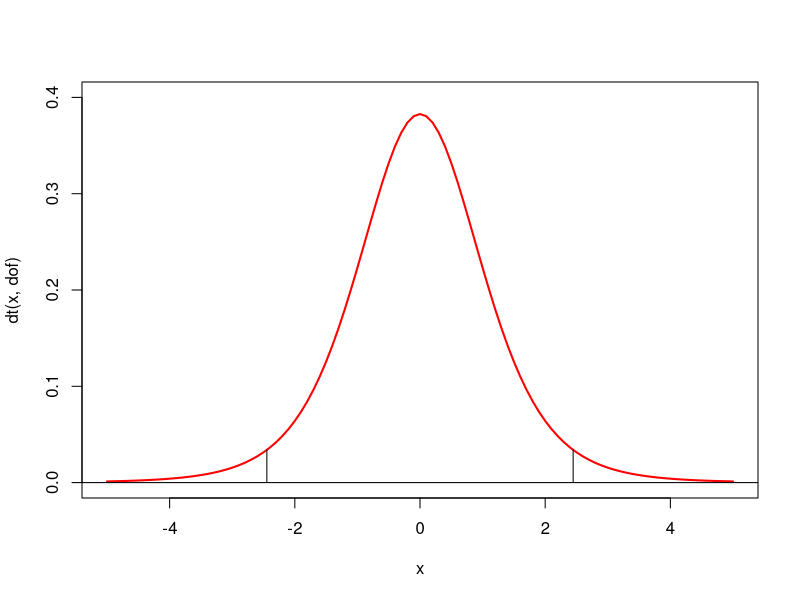

This figure's R source:
## ---- chunk 1
knitr::opts_chunk$set(echo = TRUE)
## ---- chunk 2
ages = c(25,19,37,29,40,28,31)
dof = length(ages)-1
## ---- chunk 3
alpha=0.05
null_mean = 21
## ---- chunk 4
result <- t.test(ages,alternative="two.sided",mu=null_mean,conf.level = 1-alpha)
crit = qt(p=alpha/2,df=dof,lower.tail = FALSE)
## ---- chunk 5
curve(dt(x,dof), xlim=c(-5,5),ylim=c(0,0.4), col='red',lwd=2)
d = dt(crit,dof)
abline(h=0)
segments(-1*crit,0,-1*crit,d)
segments(crit,0,crit,d)
## ---- chunk 6
reject = (result$p.value < alpha)
if (! reject) {
  prefix="in"
} else {
  prefix=""
}
